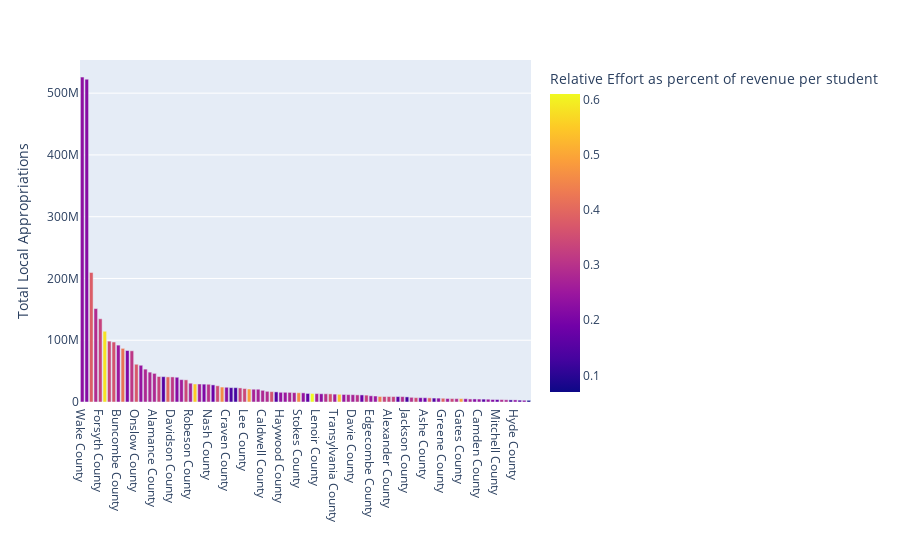

Here is the notebook cell this chart was saved with:
### Code cell
import json as _hex_json
_hex_pks.kernel_execution.scope_watcher.mark_dirty_scope_items(args=_hex_types.MarkDirtyScopeItemsArgs.from_dict({**_hex_json.loads("{\"dirty_scope_items\":[\"data_sorted\",\"fig\",\"data\",\"px\"]}")}), app_session_token=_hex_APP_SESSION_TOKEN, python_kernel_init_status=_hex_python_kernel_init_status, hex_timezone=_hex_kernel.variable_or_none("hex_timezone", scope_getter=lambda: globals()), interrupt_event=locals().get("_hex_interrupt_event"))

# sort the dataframe by 'Total Local Appropriations'
data_sorted = data.sort_values('Total Local Appropriations', ascending=False)

# create the bar chart
fig = px.bar(data_sorted, x="County", y="Total Local Appropriations", color="Relative Effort as percent of revenue per student",
             hover_data=["Median Household Income", "Poverty Estimate(%)", "Effective County Tax Rate", 'Dropout Rate'])

# set the x-axis label to an empty string to remove the default 'County' label
fig.update_xaxes(title='')

# show the chart
fig.show()

### Figure 1 — Plotly figure (JSON) as saved in the notebook; plotly's stock layout.template omitted (floating-point values rounded to 4 significant figures; data arrays with more than 128 entries replaced by an {"elided": "..."} marker saying what was removed)
{"data": [{"alignmentgroup": "True", "customdata": {"elided": "100x4 float values"}, "hovertemplate": "County=%{x}<br>Total Local Appropriations=%{y}<br>Median Household Income=%{customdata[0]}<br>Poverty Estimate(%)=%{customdata[1]}<br>Effective County Tax Rate=%{customdata[2]}<br>Dropout Rate=%{customdata[3]}<br>Relative Effort as percent of revenue per student=%{marker.color}<extra></extra>", "legendgroup": "", "marker": {"color": [0.23, 0.22, 0.38, 0.29, 0.33, 0.58, 0.34, 0.36, 0.25, 0.42, 0.21, 0.31, 0.37, 0.24, 0.28, 0.28, 0.28, 0.33, 0.15, 0.4, 0.31, 0.22, 0.26, 0.34, 0.27, 0.55, 0.26, 0.21, 0.3, 0.18, 0.35, 0.46, 0.23, 0.14, 0.13, 0.33, 0.34, 0.49, 0.27, 0.27, 0.28, 0.29, 0.36, 0.15, 0.24, 0.25, 0.28, 0.27, 0.46, 0.24, 0.17, 0.61, 0.27, 0.23, 0.3, 0.36, 0.26, 0.54, 0.25, 0.28, 0.27, 0.3, 0.18, 0.33, 0.25, 0.25, 0.44, 0.33, 0.34, 0.33, 0.16, 0.29, 0.13, 0.3, 0.35, 0.2, 0.19, 0.39, 0.15, 0.23, 0.39, 0.26, 0.34, 0.29, 0.49, 0.24, 0.28, 0.22, 0.25, 0.16, 0.25, 0.22, 0.18, 0.29, 0.28, 0.13, 0.24, 0.15, 0.23, 0.07], "coloraxis": "coloraxis", "pattern": {"shape": ""}}, "name": "", "offsetgroup": "", "orientation": "v", "showlegend": false, "textposition": "auto", "x": ["Wake County", "Mecklenburg County", "Guilford County", "Durham County", "Forsyth County", "Orange County", "Union County", "Cumberland County", "Buncombe County", "Johnston County", "New Hanover County", "Cabarrus County", "Onslow County", "Iredell County", "Gaston County", "Pitt County", "Alamance County", "Rowan County", "Brunswick County", "Randolph County", "Davidson County", "Catawba County", "Chatham County", "Harnett County", "Robeson County", "Cleveland County", "Wayne County", "Henderson County", "Nash County", "Moore County", "Wilson County", "Franklin County", "Craven County", "Carteret County", "Dare County", "Pender County", "Lee County", "Sampson County", "Rockingham County", "Burke County", "Caldwell County", "Surry County", "Granville County", "Lincoln County", "Haywood County", "Rutherford County", "Beaufort County", "Wilkes County", "Stokes County", "Duplin County", "Watauga County", "Scotland County", "Lenoir County", "Stanly County", "Columbus County", "Pasquotank County", "Transylvania County", "Halifax County", "Hoke County", "Richmond County", "Davie County", "McDowell County", "Currituck County", "Person County", "Edgecombe County", "Vance County", "Martin County", "Bladen County", "Alexander County", "Yadkin County", "Macon County", "Cherokee County", "Jackson County", "Anson County", "Hertford County", "Polk County", "Ashe County", "Warren County", "Avery County", "Montgomery County", "Greene County", "Northampton County", "Bertie County", "Chowan County", "Gates County", "Pamlico County", "Caswell County", "Yancey County", "Camden County", "Madison County", "Perquimans County", "Alleghany County", "Mitchell County", "Washington County", "Jones County", "Clay County", "Hyde County", "Graham County", "Tyrrell County", "Swain County"], "xaxis": "x", "y": [526003342, 522632548, 209610398, 151278656, 134708592, 114537581, 98566814, 97101878, 92086094, 86841520, 83374975, 82885199, 61126248, 59475203, 53255126, 48353600, 46312686, 41284593, 41039549, 40632449, 40619037, 40061522, 36253921, 35908760, 30454014, 29162043, 29151446, 28928000, 28732696, 27714377, 26277159, 24223379, 23878495, 23274410, 23230449, 22802465, 21799903, 21044621, 20713442, 20693700, 18927550, 17269815, 16820759, 16376963, 15727003, 15696590, 15564375, 15186014, 14990599, 14805936, 13864099, 13807411, 13597078, 13353055, 13286378, 13149636, 12752827, 12469204, 12225680, 11967664, 11871203, 11553390, 11478196, 11154517, 10072732, 9711091, 8953434, 8897656, 8876984, 8789687, 8786447, 8756062, 8267941, 7599013, 7065079, 6989441, 6871080, 6706804, 6370000, 6300535, 6088411, 5684502, 5601463, 5471596, 5434731, 5306860, 4936226, 4935751, 4809928, 4683765, 4542982, 4069801, 3977754, 3903156, 3604945, 3429799, 3410000, 3033277, 2795037, 2723439], "yaxis": "y", "type": "bar"}], "layout": {"xaxis": {"anchor": "y", "domain": [0, 1], "title": {"text": ""}}, "yaxis": {"anchor": "x", "domain": [0, 1], "title": {"text": "Total Local Appropriations"}}, "coloraxis": {"colorbar": {"title": {"text": "Relative Effort as percent of revenue per student"}}, "colorscale": [[0, "#0d0887"], [0.1111, "#46039f"], [0.2222, "#7201a8"], [0.3333, "#9c179e"], [0.4444, "#bd3786"], [0.5556, "#d8576b"], [0.6667, "#ed7953"], [0.7778, "#fb9f3a"], [0.8889, "#fdca26"], [1, "#f0f921"]]}, "legend": {"tracegroupgap": 0}, "margin": {"t": 60}, "barmode": "relative"}}
